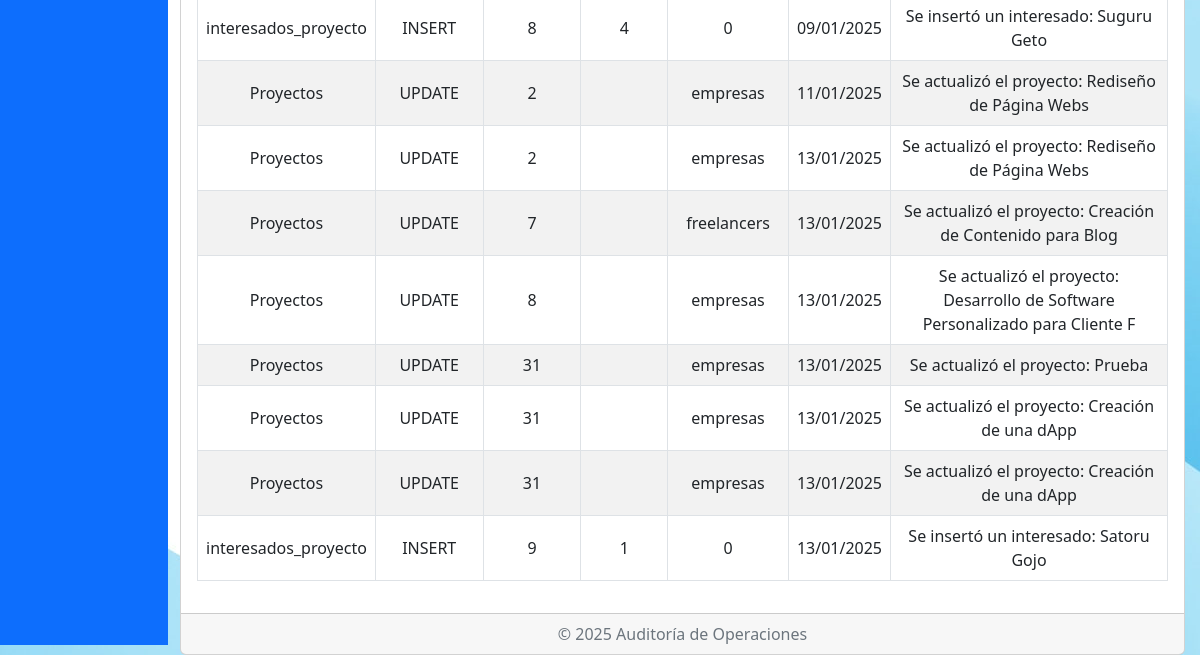
The page /Admin/Auditoria.php (lower part) on the database as committed earlier.
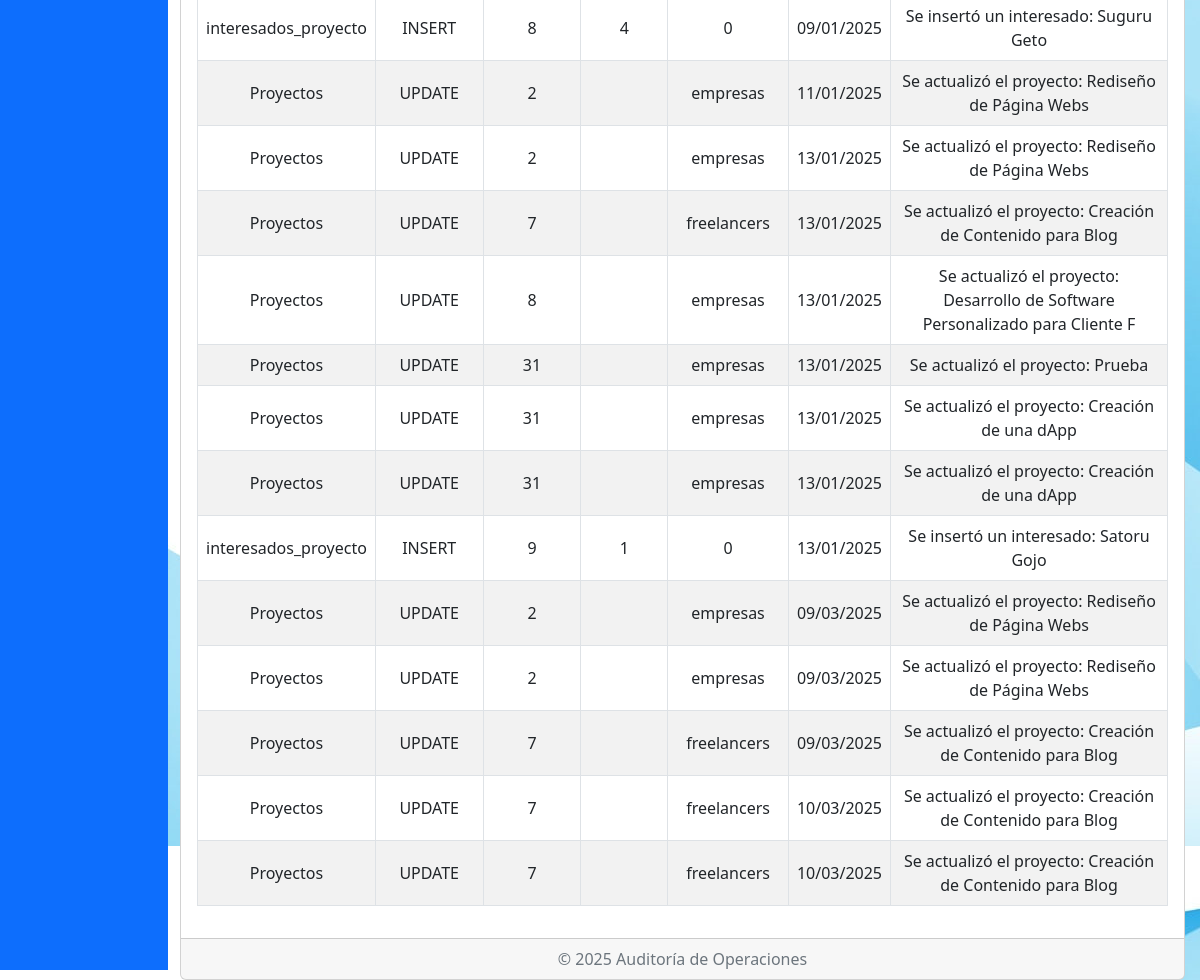
The same page on the database as committed later.
### tables this page shows
CREATE TABLE `auditoria` (
  `id` int(11) NOT NULL,
  `tabla` varchar(50) DEFAULT NULL,
  `operacion` varchar(10) DEFAULT NULL,
  `id_registro` int(11) DEFAULT NULL,
  `usuario_id` int(11) DEFAULT NULL,
  `rol_usuario` varchar(50) DEFAULT NULL,
  `fecha` timestamp NOT NULL DEFAULT current_timestamp(),
  `descripcion` text DEFAULT NULL
);

### Admin/Auditoria.php (the view, shortened to what this page needs)
<?php
include './Dashboard.php';
?>
<!DOCTYPE html>
<html lang="es">
<head>
    <link href="./Assets/css/bootstrap.min.css" rel="stylesheet">
    <link rel="stylesheet" href="https://cdnjs.cloudflare.com/ajax/libs/font-awesome/5.15.4/css/all.min.css">
    <link rel="stylesheet" href="https://cdn.datatables.net/1.11.5/css/dataTables.bootstrap5.min.css">
    <link rel="stylesheet" href="./Assets/css/CRUD.css">
</head>
<body>
<div class="container mt-5 content-wrapper">
    <div class="card">
        <div class="card-body">
            <div class="table-responsive">
                <table id="auditoriaTable" class="table table-bordered table-striped table-hover">
                    <tbody>
                        <?php
                        include './conexion.php';
                        $sql = "SELECT * FROM Auditoria";
                        $result = $conn->query($sql);
                        if ($result->num_rows > 0) {
                            while ($row = $result->fetch_assoc()) {
                                echo "<tr>
                                    <td>{$row['tabla']}</td>
                                    <td>{$row['operacion']}</td>
                                    <td>{$row['id_registro']}</td>
                                    <td>{$row['usuario_id']}</td>
                                    <td>{$row['rol_usuario']}</td>
                                    <td>" . date('d/m/Y', strtotime($row['fecha'])) . "</td>
                                    <td>{$row['descripcion']}</td>
                                </tr>";
                            }
                        } else {
                            echo "<tr><td colspan='7' class='text-center'>No se encontraron registros de auditoría</td></tr>";
                        }
                        ?>
                    </tbody>
                </table>
            </div>
        </div>
        <div class="card-footer text-muted text-center">
            <p class="mb-0">© 2025 Auditoría de Operaciones</p>
        </div>
    </div>
</div>
</body>
</html>

### Admin/Dashboard.php (shortened to what this page needs)
<!DOCTYPE html>
<html lang="en">
<head>
    <link rel="stylesheet" href="https://cdnjs.cloudflare.com/ajax/libs/font-awesome/5.15.4/css/all.min.css">
</head>
<body>
    <div class="sidebar bg-primary">
    </div>
</body>
</html>

### Admin/Assets/CSS/CRUD.css (style rules this page uses)
body, html { height: 100%; margin: 0; display: flex; flex-direction: column; }
.content-wrapper { flex: 1; display: flex; flex-direction: column; }
.container { padding-top: 20px; padding-left: 15%; padding-right: 15px; }
@media (min-width: 768px) { .container { max-width: 100%; margin-left: auto; margin-right: auto; } }

### Admin/Dashboard.php (style rules this page uses)
body { background-color: #f8f9fa; margin-top: 60px; }
.sidebar { position: fixed; top: 50px; left: 0; height: calc(100% - 60px); width: 14%; transition: width 0.3s; overflow-x: hidden; padding-top: 20px; }

### Admin/Auditoria.php (style rules this page uses)
body { background-image: url('../Assets/images/2312616.jpg'); }

Rows that differ between the two databases and show on the page:
added auditoria: tabla "Proyectos", operacion "UPDATE", id_registro "2", rol_usuario "empresas", fecha "09/03/2025", descripcion "Se actualizó el proyecto: Rediseño de Página Webs"
added auditoria: tabla "Proyectos", operacion "UPDATE", id_registro "2", rol_usuario "empresas", fecha "09/03/2025", descripcion "Se actualizó el proyecto: Rediseño de Página Webs"
added auditoria: tabla "Proyectos", operacion "UPDATE", id_registro "7", rol_usuario "freelancers", fecha "09/03/2025", descripcion "Se actualizó el proyecto: Creación de Contenido para Blog"
added auditoria: tabla "Proyectos", operacion "UPDATE", id_registro "7", rol_usuario "freelancers", fecha "10/03/2025", descripcion "Se actualizó el proyecto: Creación de Contenido para Blog"
added auditoria: tabla "Proyectos", operacion "UPDATE", id_registro "7", rol_usuario "freelancers", fecha "10/03/2025", descripcion "Se actualizó el proyecto: Creación de Contenido para Blog"
